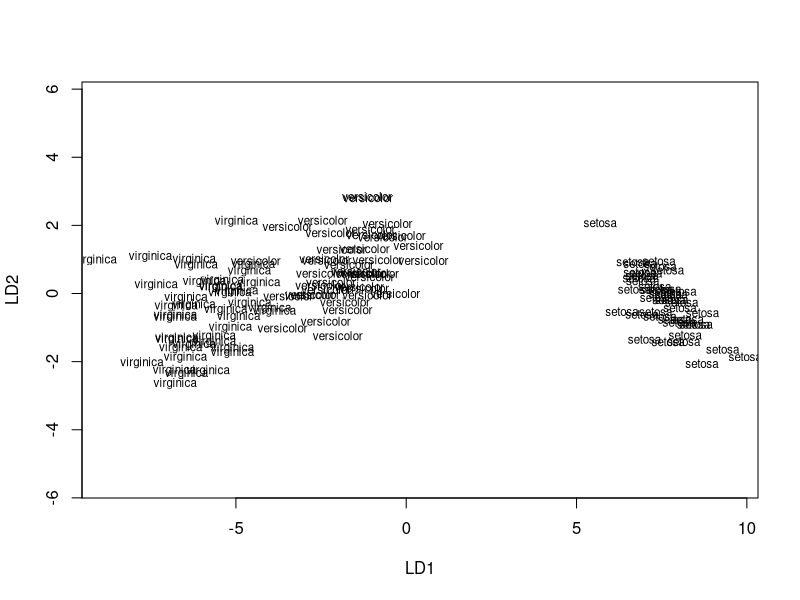
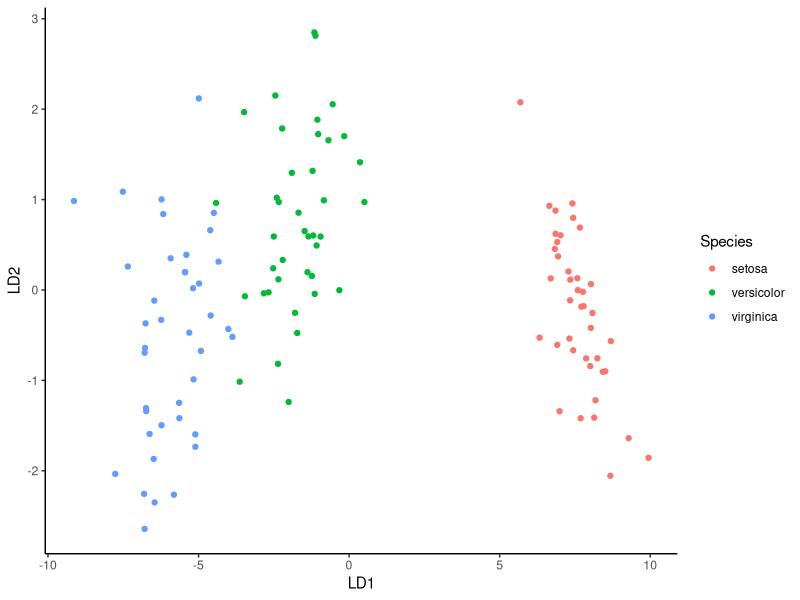

The R source for these figures, in order:
#  http://www.sthda.com/english/articles/36-classification-methods-essentials/146-discriminant-analysis-essentials-in-r/
#
#  Ejemplo de discriminante que encontre
#
#  species sería el modulo al que pertenece cada trophospecies y tendriamos dos variables (equivalentes a Sepal.Length etc...) el nivel trofico que es continua y Habitat que es discreta y no podria usarse con el discriminante, pero parece ser que lo usan igual.
#
# https://stats.stackexchange.com/questions/158772/can-we-use-categorical-independent-variable-in-discriminant-analysis
#
# el otro tema es que no encontré como se hace la permutacion para testear, supestamente con el paquete vegan 


install.packages('caret')
library(tidyverse)
library(caret)
theme_set(theme_classic())
data("iris")
# Split the data into training (80%) and test set (20%)
set.seed(123)
training.samples <- iris$Species %>%
  createDataPartition(p = 0.8, list = FALSE)
train.data <- iris[training.samples, ]
test.data <- iris[-training.samples, ]


# Estimate preprocessing parameters
preproc.param <- train.data %>% 
  preProcess(method = c("center", "scale"))
# Transform the data using the estimated parameters
train.transformed <- preproc.param %>% predict(train.data)
test.transformed <- preproc.param %>% predict(test.data)

library(MASS)
# Fit the model ----------------------------> species sería el modulo al que pertenece cada y lo que se 
model <- lda(Species~., data = train.transformed)
model
plot(model)


predictions <- model %>% predict(test.transformed)
names(predictions)

lda.data <- cbind(train.transformed, predict(model)$x)
ggplot(lda.data, aes(LD1, LD2)) +
  geom_point(aes(color = Species))


